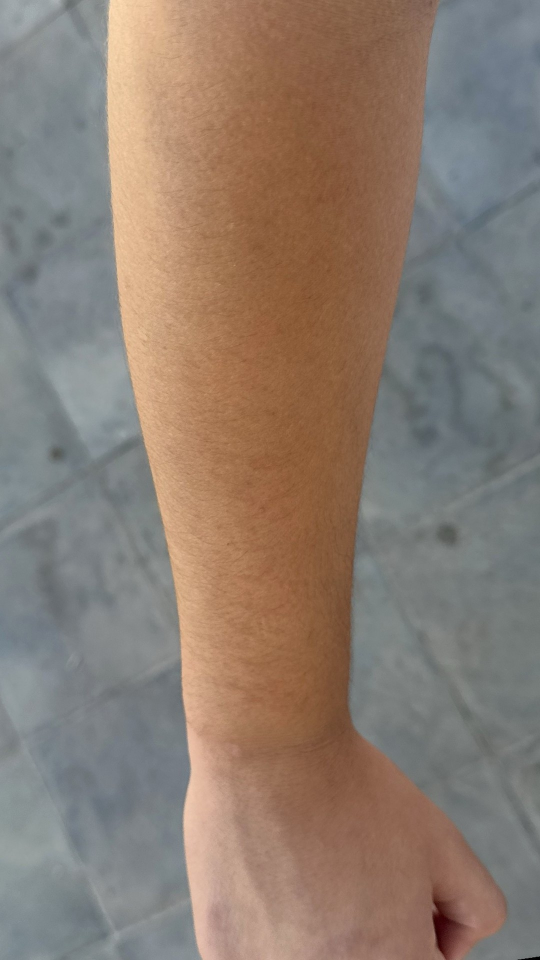
#> input picture marketing/assets/brazo-giro.jpg, 1080 x 1920 px, found by its file name (shown at 1/2 size)
$ python manga.py ../assets/brazo-giro.jpg
#> lines starting #> are read from the running program, lines starting #| are printed output that depends on the picture; after the words box and inside, x2 and y2 are one past the last pixel; in counts of white or black regions, pixels touching at a corner belong together
# Coloca un tatuaje de manga (imagen de referencia) envolviendo el antebrazo de la foto: marketing/assets/brazo-manga.jpg
import sys, numpy as np
from PIL import Image, ImageFilter, ImageChops
ref_path = sys.argv[1]
base = Image.open("marketing/assets/brazo-giro.jpg").convert("RGB")
#> base is the input picture: PIL image 1080x1920 RGB; mean R, G, B 140, 124.3, 112.6
Wf, Hf = base.size
#> Wf = 1080; Hf = 1920
ref = Image.open(ref_path).convert("L").crop((106, 0, 189, 222))
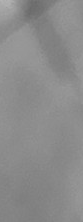
#> ref: PIL image 83x222 L; min 106, max 180, mean 139.1
a = np.clip((np.asarray(ref).astype(float) - 25) / 200, 0, 1) ** 1.15
s = 6.8
P = Image.fromarray((a * 255).astype("uint8")).resize((int(ref.width * s), int(ref.height * s)), Image.LANCZOS).filter(ImageFilter.UnsharpMask(radius=4, percent=90, threshold=2))
P = np.asarray(P).astype(float)
#> P: shape (1509, 564) float64
Hp, Wp = P.shape
#> Hp = 1509; Wp = 564
# bordes de la manga en la referencia, fila a fila (columnas con tinta)
ink = np.asarray(Image.fromarray(P.astype("uint8")).filter(ImageFilter.GaussianBlur(10))) < 235
#> ink: shape (1509, 564) bool; every value is 1
def edges(mask):
    L = np.zeros(mask.shape[0]); R = np.zeros(mask.shape[0])
#> after `L = np.zeros(mask.shape[0])`: L = 1509 values from 0 to 0
#> after `R = np.zeros(mask.shape[0])`: R = 1509 values from 0 to 0
    for y in range(mask.shape[0]):
        xs = np.flatnonzero(mask[y])
        L[y], R[y] = (xs[0], xs[-1]) if len(xs) > 20 else (np.nan, np.nan)
#> after the loop, R = 1509 values from 563 to 563
    return L, R
def fill(v):
    idx = np.arange(len(v)); ok = ~np.isnan(v)
#> after `idx = np.arange(len(v))`: idx = 1509 values from 0 to 1508
    v = np.interp(idx, idx[ok], v[ok])
#> v = 1509 values from 0 to 0
    k = np.ones(61) / 61
    return np.convolve(np.pad(v, 30, mode="edge"), k, mode="valid")
pl, pr = [fill(e) for e in edges(ink)]
#> pl = 1509 values from 0 to 0; pr = 1509 values from 563 to 563
# bordes del brazo en la foto
hsv = np.asarray(base.convert("HSV")).astype(int)
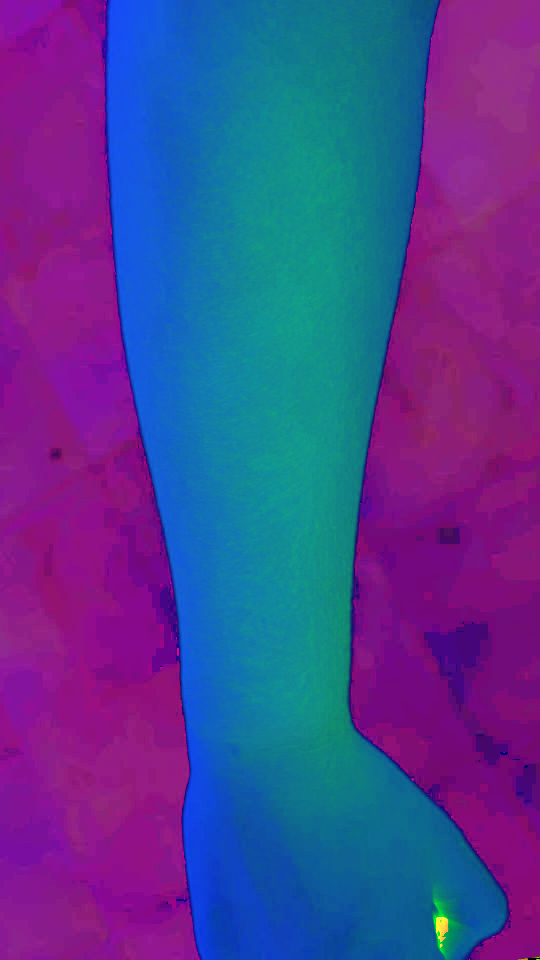
#> hsv: shape (1920, 1080, 3) int64 (shown at 1/2 size); mean R, G, B 78.5, 63.8, 145.6
skin = (hsv[..., 0] >= 4) & (hsv[..., 0] <= 30) & (hsv[..., 1] > 70) & (hsv[..., 2] > 90)
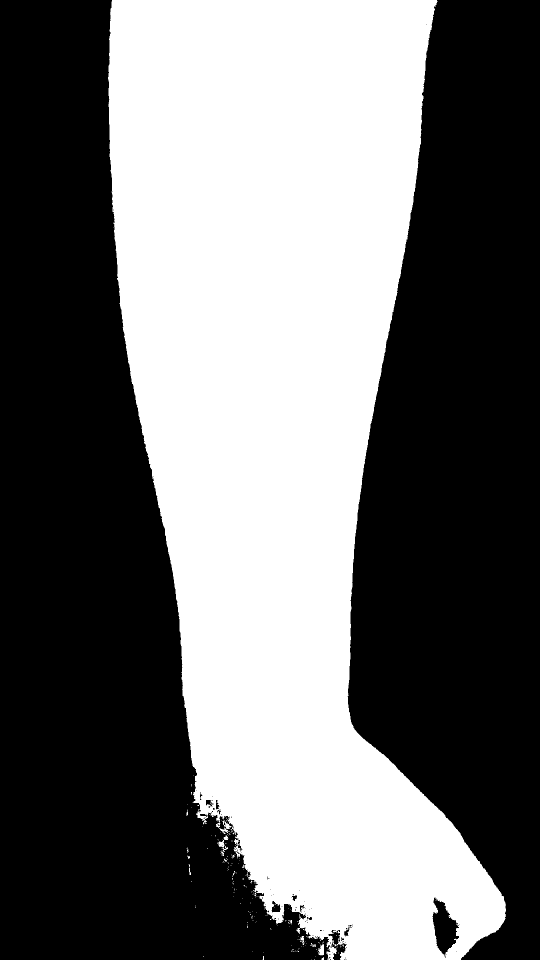
#> skin: shape (1920, 1080) bool (shown at 1/2 size); 43.9% white; 181 white regions (167 under 20 px), largest, box (x1, y1, x2, y2) and area: (216, 0, 1012, 1920) 909917, (636, 1888, 648, 1911) 193, (435, 1679, 456, 1704) 171
skin = np.asarray(Image.fromarray(skin.astype("uint8") * 255).filter(ImageFilter.MinFilter(9)).filter(ImageFilter.MaxFilter(9))) > 128
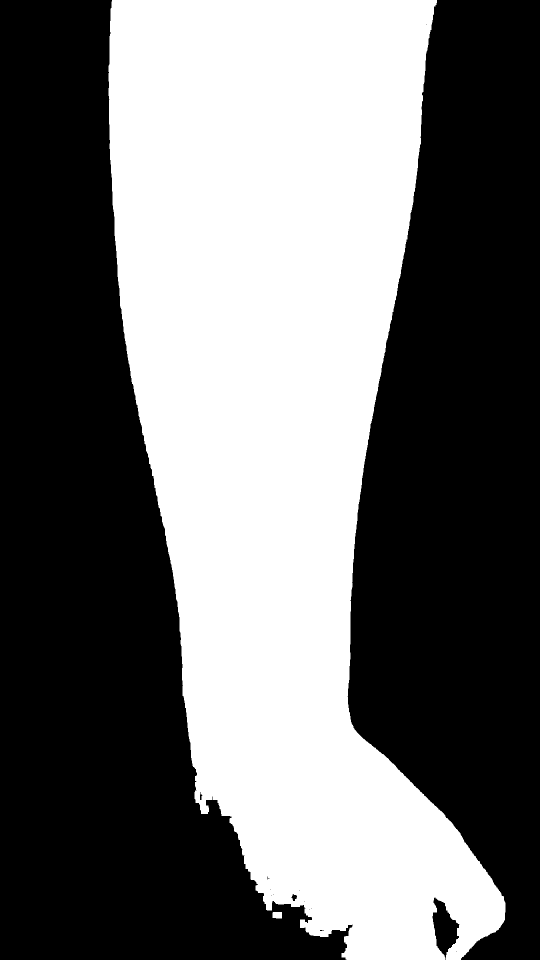
#> skin: shape (1920, 1080) bool (shown at 1/2 size); 43.7% white; 2 white regions, box (x1, y1, x2, y2) and area: (217, 0, 1011, 1920) 905423, (545, 1824, 564, 1837) 239
YB = 1440                               # la muñeca: ahí termina la manga
al, ar = edges(skin[:YB])
#> al = 1440 values, max 374 at index 1434, min 217 at index 131, mean 276.6; ar = 1440 values, max 873 at index 0, min 694 at index 1393, mean 770.9
al, ar = fill(al), fill(ar)
#> al = 1440 values, max 373.1 at index 1439, min 217.2 at index 161, mean 276.6; ar = 1440 values, max 871 at index 0, min 695.6 at index 1393, mean 770.9
out = np.full((Hf, Wf), 255.0)
inset = 0.05
for y in range(YB):
    L, R = al[y] + (ar[y] - al[y]) * inset, ar[y] - (ar[y] - al[y]) * inset
    xs = np.arange(int(L), int(R) + 1)
    u = np.clip((xs - L) / max(R - L, 1), 0, 1)
    t = 0.5 + np.arcsin(2 * u - 1) / np.pi            # envuelve el cilindro del brazo
    r = (y + 20) / (YB + 20) * (Hp - 1)               # la referencia se estira de codo a muñeca
    c = pl[int(r)] + t * (pr[int(r)] - pl[int(r)])
    r0 = int(r); c0 = np.clip(c.astype(int), 0, Wp - 2); fx = c - c0
    row = P[r0, c0] * (1 - fx) + P[r0, c0 + 1] * fx
    edge = np.minimum(1, np.minimum(u, 1 - u) / 0.06)  # borde suave
    fade = np.clip((YB - y) / 70, 0, 1)
    out[y, xs] = 255 - (255 - row) * edge * fade
#> this loop made 1440 passes
#> (L, R) on passes 1 to 3: (255.5, 838.6), (255.4, 838.4), (255.4, 838.3)
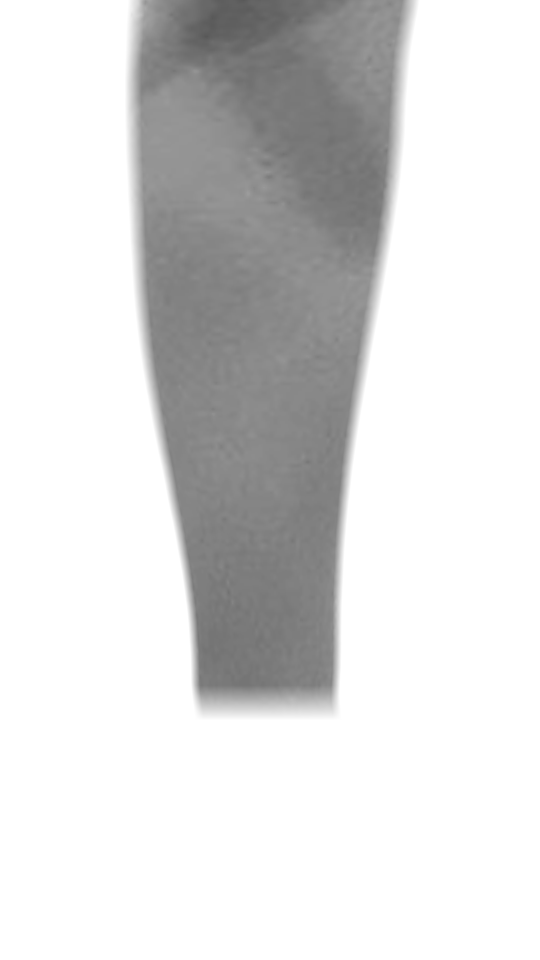
#> out: shape (1920, 1080) float64 (shown at 1/2 size); min 87, max 255, mean 219.8
lum = Image.fromarray(out.astype("uint8")).filter(ImageFilter.GaussianBlur(0.9))
rgb = Image.merge("RGB", (lum.point(lambda v: 255 - (255 - v) * 0.88), lum.point(lambda v: 255 - (255 - v) * 0.92), lum.point(lambda v: 255 - (255 - v) * 0.97)))
ImageChops.multiply(base, rgb).save("marketing/assets/brazo-manga.jpg", quality=92)
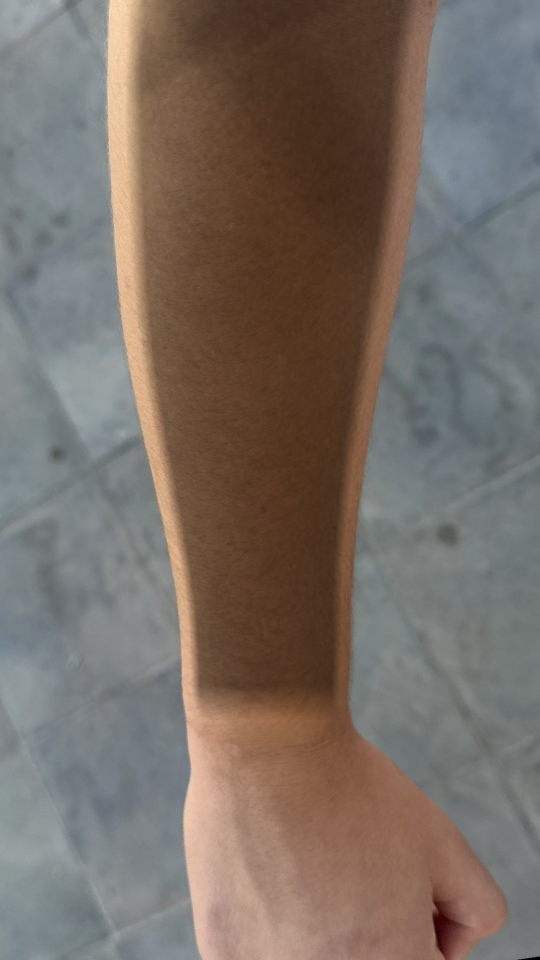
#> saved as brazo-manga.jpg: PIL image 1080x1920 RGB (shown at 1/2 size); mean R, G, B 120.4, 109.5, 101.4
Image.open("marketing/assets/brazo-manga.jpg").resize((270, 480)).save("/tmp/manga_s.png")
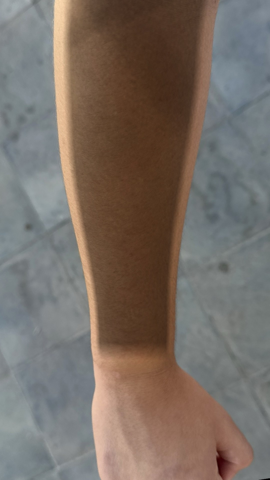
#> saved as manga_s.png: PIL image 270x480 RGB; mean R, G, B 120.4, 109.5, 101.4

$ run again, with marketing/assets/brazo.jpg copied over marketing/assets/brazo-giro.jpg
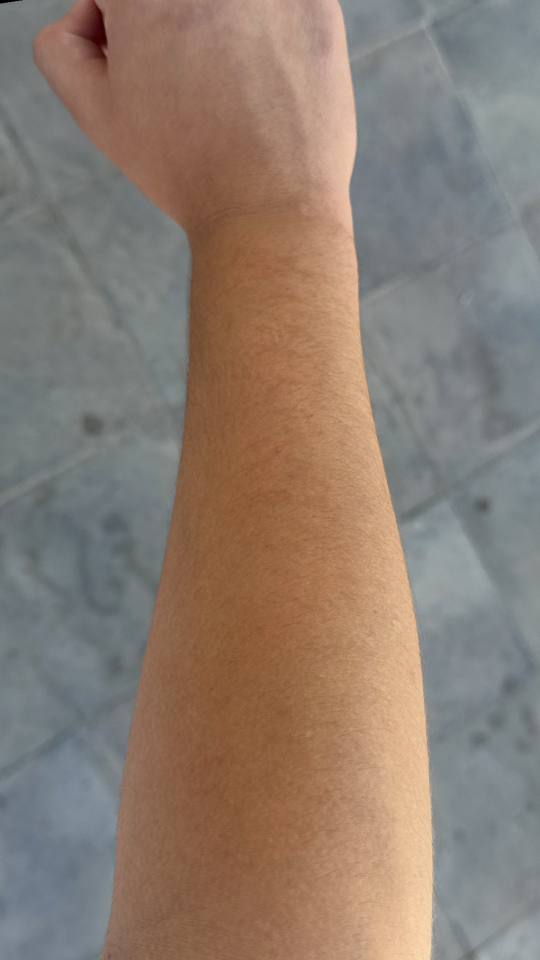
#> input picture marketing/assets/brazo.jpg, 1080 x 1920 px, found by its file name (shown at 1/2 size)
#> base is the input picture: PIL image 1080x1920 RGB; mean R, G, B 139.9, 124.3, 112.6
#> ink: shape (1509, 564) bool; every value is 1
#> after the loop in edges, `for y in range(mask.shape[0]):`: R = 1509 values from 563 to 563
#> idx = 1509 values from 0 to 1508
#> v = 1509 values from 0 to 0
#> pr = 1509 values from 563 to 563
#> `skin = np.asarray(Image.fromarray(skin.astype("uint8") * 255).filter(I..`:
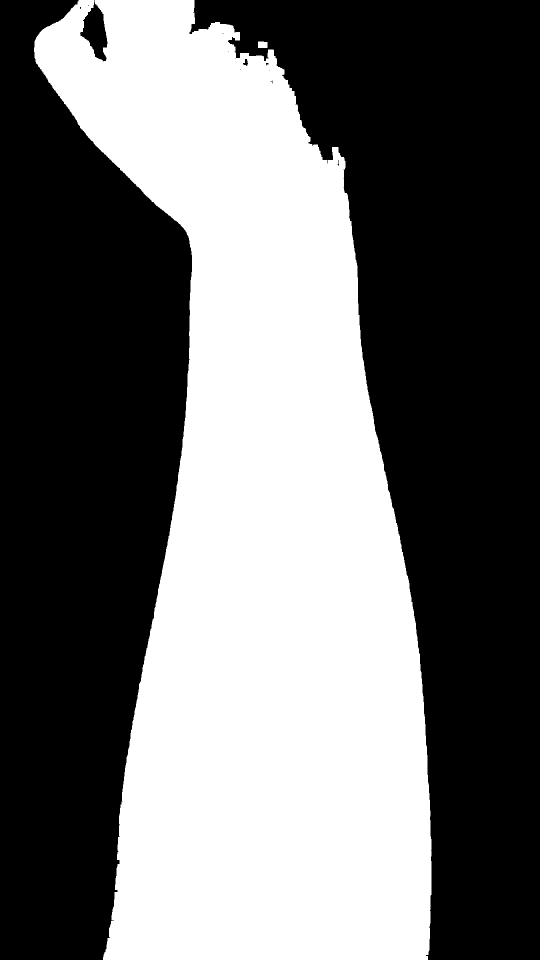
#> skin: shape (1920, 1080) bool (shown at 1/2 size); 43.7% white; 2 white regions, box (x1, y1, x2, y2) and area: (68, 0, 863, 1920) 905685, (516, 83, 535, 96) 240
#> `al, ar = edges(skin[:YB])`: al = 1440 values, max 384 at index 510, min 68 at index 95, mean 290.4; ar = 1440 values, max 849 at index 1433, min 385 at index 24, mean 715.8
#> `al, ar = fill(al), fill(ar)`: al = 1440 values, max 383.4 at index 527, min 70.3 at index 99, mean 290.4; ar = 1440 values, max 848.3 at index 1439, min 387.8 at index 4, mean 715.8
#> the loop `for y in range(YB):` made 1440 passes
#> (L, R) on passes 1 to 3: (162.8, 376), (162.4, 376), (162, 375.9)
#> `Image.open("marketing/assets/brazo-manga.jpg").resize((270, 480)).save..`:
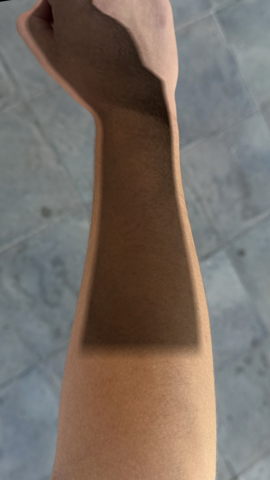
#> saved as manga_s.png: PIL image 270x480 RGB; mean R, G, B 119.6, 109, 100.5
